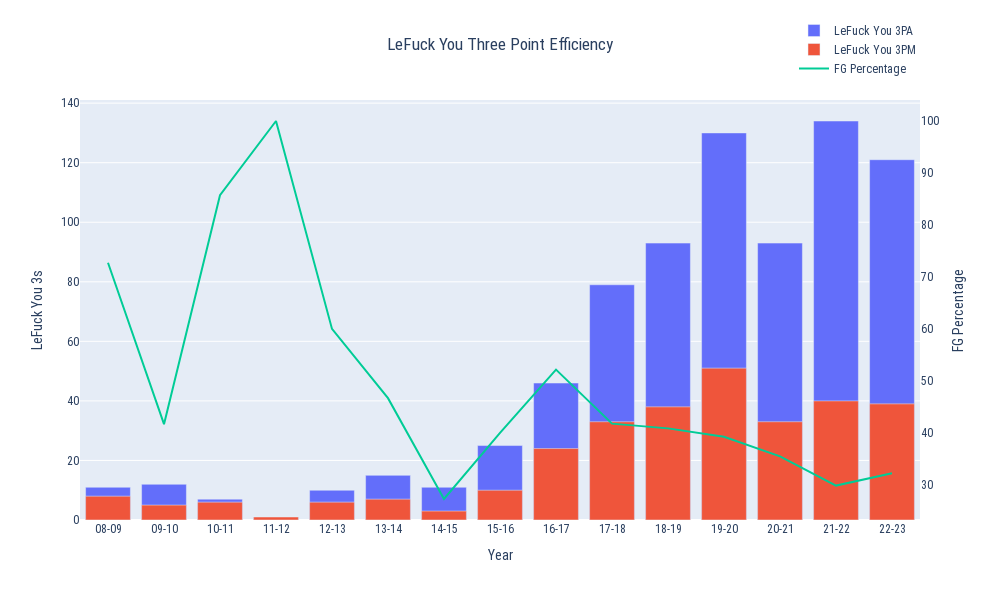

Here is the notebook cell this chart was saved with:
### Code cell
plot_efficiency('', '08-09', '22-23', False, bron_df)

### Figure 1 — Plotly figure (JSON) as saved in the notebook; plotly's stock layout.template omitted (floating-point values rounded to 4 significant figures)
{"data": [{"name": "LeFuck You 3PA", "textposition": "auto", "type": "bar", "x": ["08-09", "09-10", "10-11", "11-12", "12-13", "13-14", "14-15", "15-16", "16-17", "17-18", "18-19", "19-20", "20-21", "21-22", "22-23"], "y": [11, 12, 7, 1, 10, 15, 11, 25, 46, 79, 93, 130, 93, 134, 121]}, {"name": "LeFuck You 3PM", "textposition": "auto", "type": "bar", "x": ["08-09", "09-10", "10-11", "11-12", "12-13", "13-14", "14-15", "15-16", "16-17", "17-18", "18-19", "19-20", "20-21", "21-22", "22-23"], "y": [8, 5, 6, 1, 6, 7, 3, 10, 24, 33, 38, 51, 33, 40, 39]}, {"mode": "lines", "name": "FG Percentage", "type": "scatter", "x": ["08-09", "09-10", "10-11", "11-12", "12-13", "13-14", "14-15", "15-16", "16-17", "17-18", "18-19", "19-20", "20-21", "21-22", "22-23"], "y": [72.73, 41.67, 85.71, 100, 60, 46.67, 27.27, 40, 52.17, 41.77, 40.86, 39.23, 35.48, 29.85, 32.23], "yaxis": "y2"}], "layout": {"barmode": "overlay", "font": {"family": "Roboto Condensed"}, "height": 600, "legend": {"x": 0.85, "y": 1.2}, "title": {"text": "LeFuck You Three Point Efficiency", "x": 0.5}, "width": 1000, "xaxis": {"categoryarray": ["08-09", "09-10", "10-11", "11-12", "12-13", "13-14", "14-15", "15-16", "16-17", "17-18", "18-19", "19-20", "20-21", "21-22", "22-23"], "categoryorder": "array", "title": {"text": "Year"}, "type": "category"}, "yaxis": {"title": {"text": "LeFuck You 3s"}}, "yaxis2": {"overlaying": "y", "showgrid": false, "side": "right", "title": {"text": "FG Percentage"}}}}
